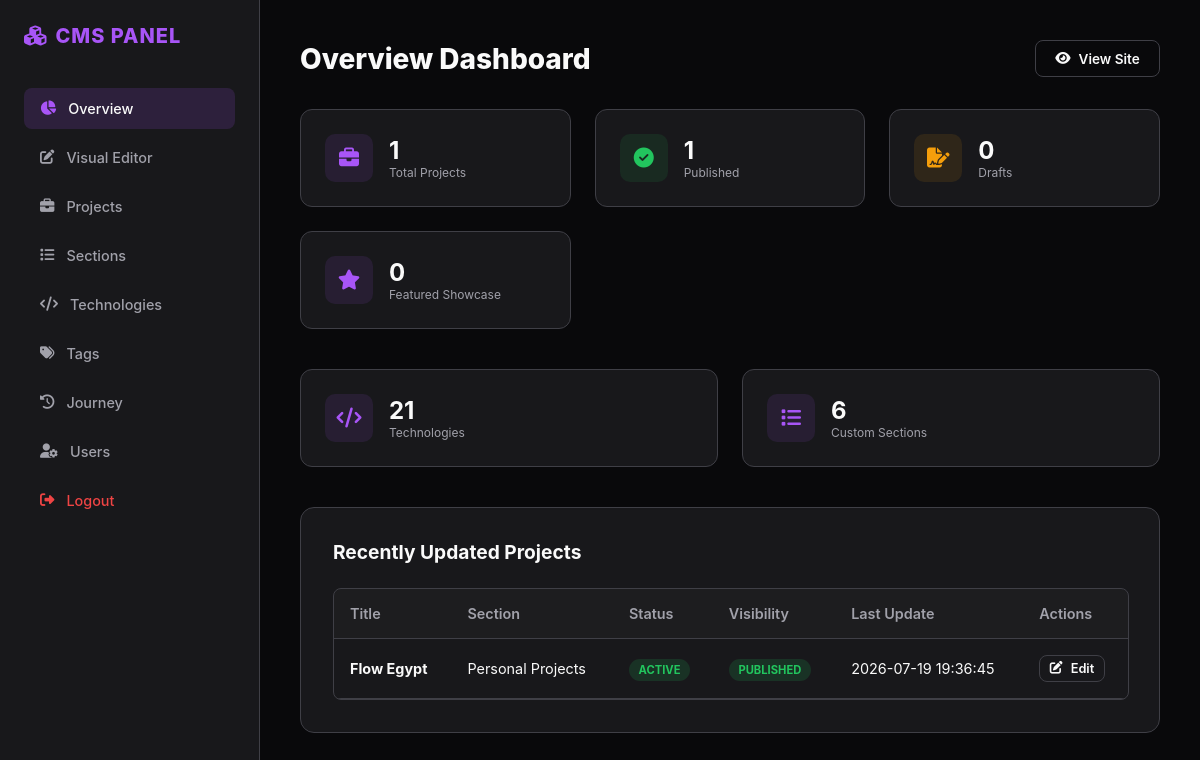
Page /admin/dashboard.php (signed in) on the committed database.
### tables this page shows
CREATE TABLE `projects` (
  `id` int NOT NULL AUTO_INCREMENT,
  `title_en` varchar(255) NOT NULL,
  `title_ar` varchar(255) NOT NULL,
  `slug` varchar(255) NOT NULL,
  `section_id` int NOT NULL,
  `status_id` int NOT NULL,
  `featured_order` int DEFAULT NULL,
  `visibility` enum('draft','published','archived') DEFAULT 'published',
  `thumbnail` varchar(255) DEFAULT '',
  `hero_image` varchar(255) DEFAULT '',
  `short_description_en` text,
  `short_description_ar` text,
  `description_en` text,
  `description_ar` text,
  `problem_en` text,
  `problem_ar` text,
  `solution_en` text,
  `solution_ar` text,
  `architecture_en` text,
  `architecture_ar` text,
  `challenges_en` text,
  `challenges_ar` text,
  `lessons_learned_en` text,
  `lessons_learned_ar` text,
  `my_role_en` text,
  `my_role_ar` text,
  `company_en` varchar(255) DEFAULT '',
  `company_ar` varchar(255) DEFAULT '',
  `client_en` varchar(255) DEFAULT '',
  `client_ar` varchar(255) DEFAULT '',
  `duration_en` varchar(255) DEFAULT '',
  `duration_ar` varchar(255) DEFAULT '',
  `team_size` int DEFAULT '1',
  `contribution_percentage` int DEFAULT '100',
  `countries_used` text,
  `user_count` int DEFAULT '0',
  `performance_score` int DEFAULT '90',
  `completion_percentage` int DEFAULT '100',
  `display_order` int DEFAULT '0',
  `seo_title_en` varchar(255) DEFAULT '',
  `seo_title_ar` varchar(255) DEFAULT '',
  `seo_description_en` text,
  `seo_description_ar` text,
  `canonical_url` varchar(255) DEFAULT '',
  `og_image` varchar(255) DEFAULT '',
  `twitter_image` varchar(255) DEFAULT '',
  `keywords` text,
  `structured_data` text,
  `project_url` varchar(255) DEFAULT '',
  `github_url` varchar(255) DEFAULT '',
  `case_study_url` varchar(255) DEFAULT '',
  `demo_url` varchar(255) DEFAULT '',
  `docs_url` varchar(255) DEFAULT '',
  `figma_url` varchar(255) DEFAULT '',
  `video_url` varchar(255) DEFAULT '',
  `showcase_video` varchar(255) DEFAULT '',
  `created_at` timestamp NULL DEFAULT CURRENT_TIMESTAMP,
  `updated_at` timestamp NULL DEFAULT CURRENT_TIMESTAMP ON UPDATE CURRENT_TIMESTAMP,
  PRIMARY KEY (`id`),
  UNIQUE KEY `slug` (`slug`),
  KEY `section_id` (`section_id`),
  KEY `status_id` (`status_id`),
  CONSTRAINT `projects_ibfk_1` FOREIGN KEY (`section_id`) REFERENCES `project_sections` (`id`) ON DELETE RESTRICT,
  CONSTRAINT `projects_ibfk_2` FOREIGN KEY (`status_id`) REFERENCES `project_statuses` (`id`) ON DELETE RESTRICT
);

CREATE TABLE `project_sections` (
  `id` int NOT NULL AUTO_INCREMENT,
  `name_en` varchar(255) NOT NULL,
  `name_ar` varchar(255) NOT NULL,
  `slug` varchar(255) NOT NULL,
  `description_en` text,
  `description_ar` text,
  `display_order` int DEFAULT '0',
  `active` tinyint(1) DEFAULT '1',
  `created_at` timestamp NULL DEFAULT CURRENT_TIMESTAMP,
  `updated_at` timestamp NULL DEFAULT CURRENT_TIMESTAMP ON UPDATE CURRENT_TIMESTAMP,
  PRIMARY KEY (`id`),
  UNIQUE KEY `slug` (`slug`)
);

### public/admin/dashboard.php (the view, shortened to what this page needs)
<?php
require_once 'layout.php';
$db = app\models\Project::connect();
$totalProjects = $db->query("SELECT COUNT(*) FROM projects")->fetchColumn();
$publishedCount = $db->query("SELECT COUNT(*) FROM projects WHERE visibility = 'published'")->fetchColumn();
$draftCount = $db->query("SELECT COUNT(*) FROM projects WHERE visibility = 'draft'")->fetchColumn();
$featuredCount = $db->query("SELECT COUNT(*) FROM projects WHERE featured_order IS NOT NULL")->fetchColumn();
$techCount = $db->query("SELECT COUNT(*) FROM technologies")->fetchColumn();
$sectionsCount = $db->query("SELECT COUNT(*) FROM project_sections")->fetchColumn();
$recentProjects = $db->query("SELECT p.*, s.name_en AS section_name_en FROM projects p LEFT JOIN project_sections s ON p.section_id = s.id ORDER BY p.updated_at DESC LIMIT 5")->fetchAll();
?>
<div class="admin-stats-grid">
    <div class="stat-card">
        <div class="stat-icon-wrapper"><i class="fas fa-briefcase"></i></div>
        <div class="stat-info">
            <span class="stat-value"><?= $totalProjects ?></span>
            <span class="stat-label">Total Projects</span>
        </div>
    </div>
    <div class="stat-card">
        <div class="stat-icon-wrapper" style="color:var(--admin-success); background:rgba(34, 197, 94, 0.1);"><i class="fas fa-circle-check"></i></div>
        <div class="stat-info">
            <span class="stat-value"><?= $publishedCount ?></span>
            <span class="stat-label">Published</span>
        </div>
    </div>
    <div class="stat-card">
        <div class="stat-icon-wrapper" style="color:var(--admin-warning); background:rgba(245, 158, 11, 0.1);"><i class="fas fa-file-signature"></i></div>
        <div class="stat-info">
            <span class="stat-value"><?= $draftCount ?></span>
            <span class="stat-label">Drafts</span>
        </div>
    </div>
    <div class="stat-card">
        <div class="stat-icon-wrapper" style="color:var(--admin-primary); background:rgba(168, 85, 247, 0.1);"><i class="fas fa-star"></i></div>
        <div class="stat-info">
            <span class="stat-value"><?= $featuredCount ?></span>
            <span class="stat-label">Featured Showcase</span>
        </div>
    </div>
</div>
<div class="admin-stats-grid" style="grid-template-columns: repeat(auto-fit, minmax(280px, 1fr));">
    <div class="stat-card">
        <div class="stat-icon-wrapper"><i class="fas fa-code"></i></div>
        <div class="stat-info">
            <span class="stat-value"><?= $techCount ?></span>
            <span class="stat-label">Technologies</span>
        </div>
    </div>
    <div class="stat-card">
        <div class="stat-icon-wrapper"><i class="fas fa-list"></i></div>
        <div class="stat-info">
            <span class="stat-value"><?= $sectionsCount ?></span>
            <span class="stat-label">Custom Sections</span>
        </div>
    </div>
</div>
<div class="admin-card">
    <h3>Recently Updated Projects</h3>
    <div class="admin-table-responsive">
        <table class="admin-table">
            <thead>
                <tr>
                    <th>Title</th>
                    <th>Section</th>
                    <th>Status</th>
                    <th>Visibility</th>
                    <th>Last Update</th>
                    <th>Actions</th>
                </tr>
            </thead>
            <tbody>
                <?php foreach ($recentProjects as $p): ?>
                    <tr>
                        <td><strong><?= htmlspecialchars($p['title_en']) ?></strong></td>
                        <td><?= htmlspecialchars($p['section_name_en'] ?: 'N/A') ?></td>
                        <td>
                            <span class="admin-badge admin-badge-success">Active</span>
                        </td>
                        <td>
                            <span class="admin-badge <?= $p['visibility'] === 'published' ? 'admin-badge-success' : 'admin-badge-warning' ?>">
                                <?= htmlspecialchars($p['visibility']) ?>
                            </span>
                        </td>
                        <td><?= htmlspecialchars($p['updated_at']) ?></td>
                        <td>
                            <a href="/admin/projects-manage.php?edit=<?= $p['id'] ?>" class="admin-btn admin-btn-secondary" style="padding:0.3rem 0.6rem; font-size:0.8rem;"><i class="fas fa-edit"></i> Edit</a>
                        </td>
                    </tr>
                <?php endforeach; ?>
            </tbody>
        </table>
    </div>
</div>

### public/assets/css/admin.css (style rules this page uses)
:root { --admin-bg: #09090b; --admin-surface: #18181b; --admin-surface-card: #27272a; --admin-primary: #a855f7; --admin-primary-hover: #c084fc; --admin-text: #fafafa; --admin-text-muted: #a1a1aa; --admin-border: #3f3f46; --admin-danger: #ef4444; --admin-success: #22c55e; --admin-warning: #f59e0b; }
body.admin-body { background: var(--admin-bg); font-family: 'Inter', system-ui, -apple-system, sans-serif; color: var(--admin-text); margin: 0; padding: 0; display: flex; min-height: 100vh; }
.admin-stats-grid { display: grid; grid-template-columns: repeat(auto-fit, minmax(200px, 1fr)); gap: 1.5rem; margin-bottom: 2.5rem; }
.stat-card { background: var(--admin-surface); border: 1px solid var(--admin-border); border-radius: 12px; padding: 1.5rem; display: flex; align-items: center; gap: 1rem; }
.stat-icon-wrapper { width: 48px; height: 48px; border-radius: 10px; background: rgba(168, 85, 247, 0.1); color: var(--admin-primary); display: flex; justify-content: center; align-items: center; font-size: 1.25rem; }
.stat-info { display: flex; flex-direction: column; }
.stat-value { font-size: 1.5rem; font-weight: 700; }
.stat-label { font-size: 0.75rem; color: var(--admin-text-muted); }
.admin-card { background: var(--admin-surface); border: 1px solid var(--admin-border); border-radius: 14px; padding: 2rem; margin-bottom: 2rem; }
.admin-card h3 { margin-top: 0; margin-bottom: 1.5rem; font-size: 1.2rem; font-weight: 700; }
.admin-table { width: 100%; border-collapse: collapse; margin-top: 1rem; }
.admin-table th, .admin-table td { padding: 1rem; text-align: left; border-bottom: 1px solid var(--admin-border); font-size: 0.9rem; }
.admin-table th { background: rgba(255, 255, 255, 0.02); font-weight: 600; color: var(--admin-text-muted); }
.admin-btn { display: inline-flex; align-items: center; justify-content: center; gap: 0.5rem; padding: 0.6rem 1.2rem; font-size: 0.85rem; font-weight: 600; border-radius: 8px; border: 1px solid transparent; cursor: pointer; text-decoration: none; transition: all 0.2s ease; }
.admin-btn-secondary { background: transparent; border-color: var(--admin-border); color: var(--admin-text); }
.admin-badge { font-size: 0.7rem; font-weight: 700; padding: 0.25rem 0.6rem; border-radius: 20px; text-transform: uppercase; }
.admin-badge-success { background: rgba(34, 197, 94, 0.15); color: var(--admin-success); }
.admin-table-responsive { width: 100%; overflow-x: auto; -webkit-overflow-scrolling: touch; margin-top: 1rem; border: 1px solid var(--admin-border); border-radius: 8px; }
.admin-table-responsive .admin-table { margin-top: 0; }

### rows in the picture
projects: title_en "Flow Egypt", section.name_en "Personal Projects", visibility "PUBLISHED", updated_at "2026-07-19 19:36:45"

### other values in the picture
$title "Overview Dashboard"
$totalProjects "1"
$publishedCount "1"
$draftCount "0"
$featuredCount "0"
$techCount "21"
$sectionsCount "6"
